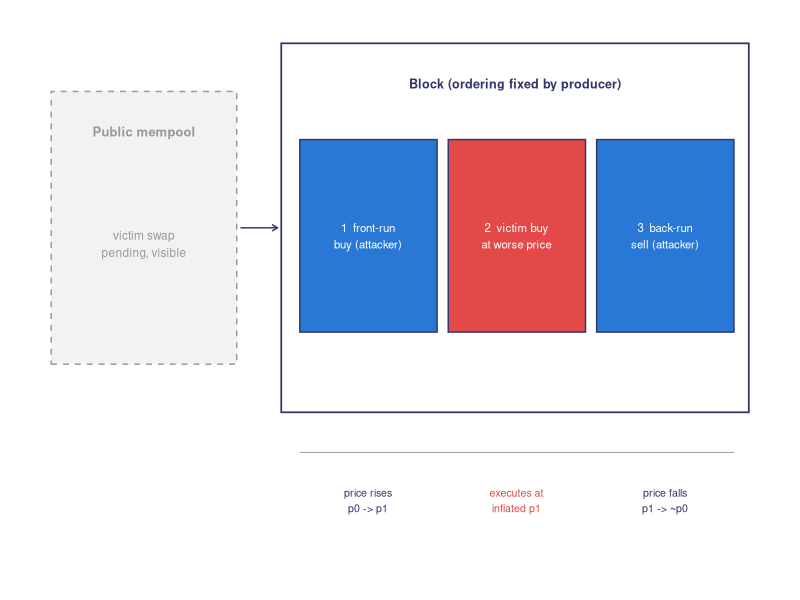
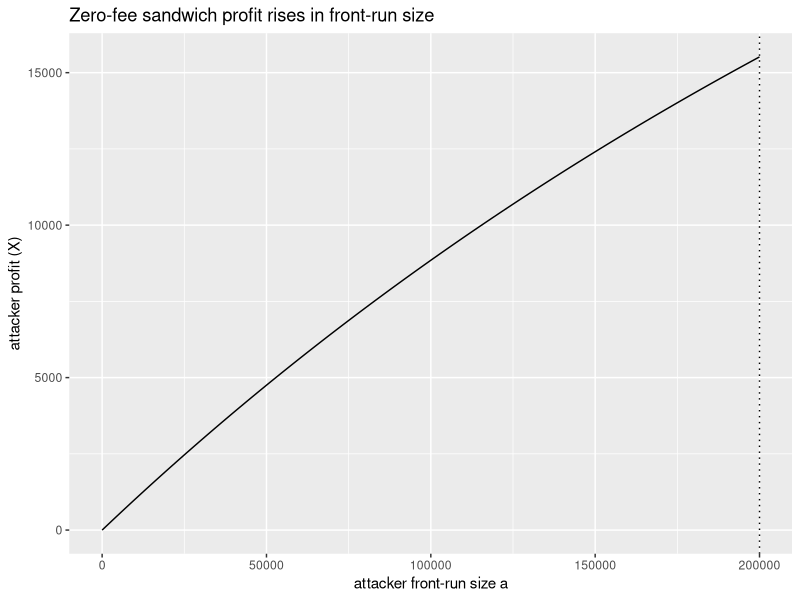
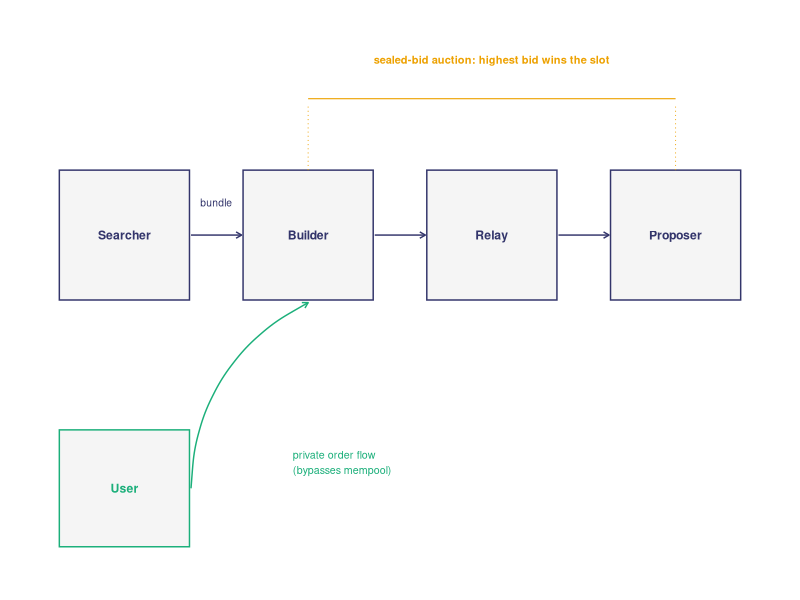
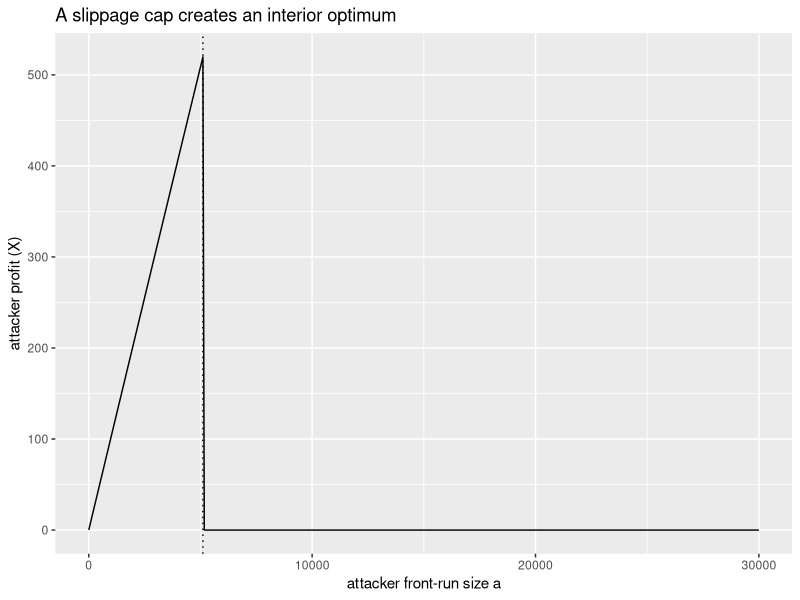
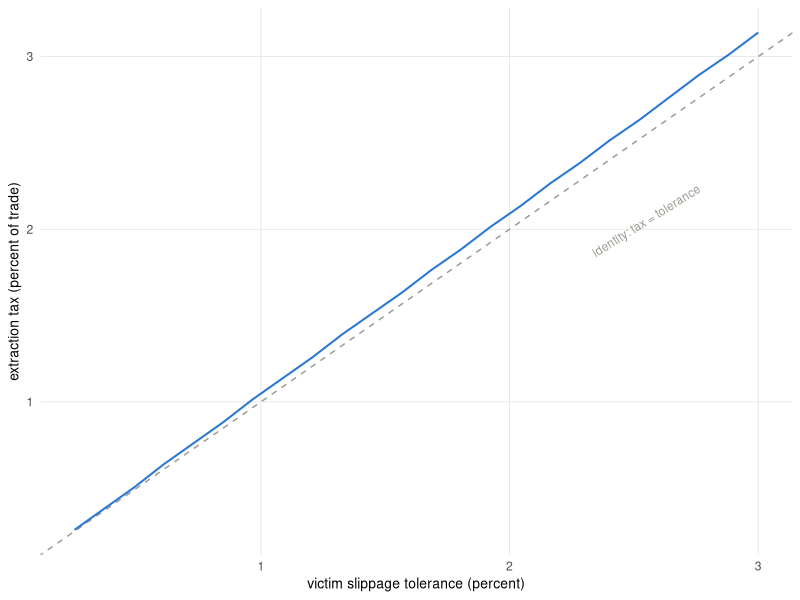

The R source for these figures, in order:
## ---- chunk 1
library(ggplot2)
library(dplyr)
library(tibble)

swap_x_for_y <- function(dx, Rx, Ry) {
  dy <- Ry * dx / (Rx + dx)
  list(dy = dy, Rx = Rx + dx, Ry = Ry - dy)
}
swap_y_for_x <- function(dy, Rx, Ry) {
  dx <- Rx * dy / (Ry + dy)
  list(dx = dx, Rx = Rx - dx, Ry = Ry + dy)
}
## ---- chunk 2
Rx <- 1e6; Ry <- 1.1e6            # pool prices X at 1.10
p_ext <- 1.00                     # external price of X

dx_star <- sqrt(Rx * Ry / p_ext) - Rx
after <- swap_x_for_y(dx_star, Rx, Ry)
arb_profit <- after$dy - dx_star * p_ext

c(trade = dx_star,
  pool_price_after = after$Ry / after$Rx,
  profit_Y = arb_profit)
## ---- chunk 3
#| label: fig-sandwich-timeline
#| fig-cap: 'The sandwich places the attacker on both sides of the
#|   victim within a single block, so the victim buys at a price the
#|   front-run has already inflated and the attacker unwinds the
#|   position immediately after.'
#| fig-width: 7
#| fig-height: 3
PAL <- c('#2a78d6', '#1baf7a', '#eda100', '#008300',
         '#4a3aa7', '#e34948', '#e87ba4', '#eb6834')
book_theme <- ggplot2::theme_minimal(base_size = 11) +
  ggplot2::theme(
    panel.grid.minor = ggplot2::element_blank(),
    panel.grid.major = ggplot2::element_line(
      linewidth = 0.25, colour = 'grey88'),
    axis.title = ggplot2::element_text(size = 10),
    legend.position = 'bottom')
ink <- '#33356b'; hit <- '#e34948'; ctx <- '#9a9a92'

ggplot() +
  annotate('rect', xmin = 0.2, xmax = 2.7, ymin = 2.9, ymax = 4.6,
           fill = 'grey95', colour = ctx, linewidth = 0.5,
           linetype = 2) +
  annotate('text', x = 1.45, y = 4.35, label = 'Public mempool',
           colour = ctx, size = 3.3, fontface = 'bold') +
  annotate('text', x = 1.45, y = 3.65,
           label = 'victim swap\npending, visible', colour = ctx,
           size = 3) +
  annotate('segment', x = 2.75, xend = 3.25, y = 3.75, yend = 3.75,
           colour = ink, arrow = arrow(length = unit(0.16, 'cm'))) +
  annotate('rect', xmin = 3.3, xmax = 9.6, ymin = 2.6, ymax = 4.9,
           fill = NA, colour = ink, linewidth = 0.6) +
  annotate('text', x = 6.45, y = 4.65,
           label = 'Block (ordering fixed by producer)', colour = ink,
           size = 3.2, fontface = 'bold') +
  annotate('rect', xmin = 3.55, xmax = 5.4, ymin = 3.1, ymax = 4.3,
           fill = PAL[1], colour = ink, linewidth = 0.5) +
  annotate('rect', xmin = 5.55, xmax = 7.4, ymin = 3.1, ymax = 4.3,
           fill = hit, colour = ink, linewidth = 0.5) +
  annotate('rect', xmin = 7.55, xmax = 9.4, ymin = 3.1, ymax = 4.3,
           fill = PAL[1], colour = ink, linewidth = 0.5) +
  annotate('text', x = 4.47, y = 3.7,
           label = '1  front-run\nbuy (attacker)', colour = 'white',
           size = 2.9) +
  annotate('text', x = 6.47, y = 3.7,
           label = '2  victim buy\nat worse price', colour = 'white',
           size = 2.9) +
  annotate('text', x = 8.47, y = 3.7,
           label = '3  back-run\nsell (attacker)', colour = 'white',
           size = 2.9) +
  annotate('segment', x = 3.55, xend = 9.4, y = 2.35, yend = 2.35,
           colour = ctx, linewidth = 0.3) +
  annotate('text', x = 4.47, y = 2.05, label = 'price rises\np0 -> p1',
           colour = ink, size = 2.7) +
  annotate('text', x = 6.47, y = 2.05,
           label = 'executes at\ninflated p1', colour = hit,
           size = 2.7) +
  annotate('text', x = 8.47, y = 2.05, label = 'price falls\np1 -> ~p0',
           colour = ink, size = 2.7) +
  coord_cartesian(xlim = c(0, 9.8), ylim = c(1.6, 5)) +
  theme_void()
## ---- chunk 4
sandwich_profit <- function(a, v, Rx, Ry) {
  s1 <- swap_x_for_y(a, Rx, Ry)          # attacker front-run buy
  s2 <- swap_x_for_y(v, s1$Rx, s1$Ry)    # victim buy at worse price
  s3 <- swap_y_for_x(s1$dy, s2$Rx, s2$Ry)  # attacker sells its Y back
  s3$dx - a
}

Rx <- 1e6; Ry <- 1e6; v <- 5e4
a_grid <- seq(1, 2e5, length.out = 400)
profit <- sapply(a_grid, sandwich_profit, v = v, Rx = Rx, Ry = Ry)
a_star <- a_grid[which.max(profit)]
c(optimal_a = a_star, max_profit = max(profit))
## ---- chunk 5
#| label: fig-sandwich
#| fig-cap: "Zero-fee sandwich profit against front-run size. The
#|   curve rises monotonically over the searched range; the reported
#|   optimum sits at the grid boundary, not at an interior peak."
ggplot(tibble(a = a_grid, profit = profit), aes(a, profit)) +
  geom_line() +
  geom_vline(xintercept = a_star, linetype = 3) +
  labs(x = 'attacker front-run size a', y = 'attacker profit (X)',
       title = 'Zero-fee sandwich profit rises in front-run size')
## ---- chunk 6
c(front_run_1e9 = sandwich_profit(1e9, v, Rx, Ry),
  victim_input = v)
## ---- chunk 7
#| label: fig-pbs-supply-chain
#| fig-cap: 'The proposer-builder separation supply chain routes each
#|   bundle from searcher to builder to relay to proposer, settling the
#|   ordering right in a sealed-bid auction, while private order flow
#|   lets a user reach the builder directly and never enter the public
#|   mempool.'
#| fig-width: 7
#| fig-height: 3.2
node_rect <- function(xmin, xmax, label, fill = 'grey96') {
  list(
    annotate('rect', xmin = xmin, xmax = xmax, ymin = 3.0, ymax = 4.0,
             fill = fill, colour = ink, linewidth = 0.5),
    annotate('text', x = (xmin + xmax) / 2, y = 3.5, label = label,
             colour = ink, size = 3.1, fontface = 'bold'))
}
flow_arr <- function(x, xend) {
  annotate('segment', x = x, xend = xend, y = 3.5, yend = 3.5,
           colour = ink, linewidth = 0.5,
           arrow = arrow(length = unit(0.16, 'cm')))
}
ggplot() +
  node_rect(0.3, 2.0, 'Searcher') +
  node_rect(2.7, 4.4, 'Builder') +
  node_rect(5.1, 6.8, 'Relay') +
  node_rect(7.5, 9.2, 'Proposer') +
  flow_arr(2.02, 2.68) + flow_arr(4.42, 5.08) +
  flow_arr(6.82, 7.48) +
  annotate('text', x = 2.35, y = 3.75, label = 'bundle', colour = ink,
           size = 2.6) +
  annotate('segment', x = 3.55, xend = 8.35, y = 4.55, yend = 4.55,
           colour = PAL[3], linewidth = 0.4) +
  annotate('text', x = 5.95, y = 4.85,
           label = 'sealed-bid auction: highest bid wins the slot',
           colour = PAL[3], size = 2.8, fontface = 'bold') +
  annotate('segment', x = 3.55, xend = 3.55, y = 4.0, yend = 4.5,
           colour = PAL[3], linewidth = 0.3, linetype = 3) +
  annotate('segment', x = 8.35, xend = 8.35, y = 4.0, yend = 4.5,
           colour = PAL[3], linewidth = 0.3, linetype = 3) +
  annotate('rect', xmin = 0.3, xmax = 2.0, ymin = 1.1, ymax = 2.0,
           fill = 'grey96', colour = PAL[2], linewidth = 0.5) +
  annotate('text', x = 1.15, y = 1.55, label = 'User', colour = PAL[2],
           size = 3.1, fontface = 'bold') +
  annotate('curve', x = 2.02, xend = 3.55, y = 1.55, yend = 2.98,
           colour = PAL[2], linewidth = 0.5, curvature = -0.3,
           arrow = arrow(length = unit(0.16, 'cm'))) +
  annotate('text', x = 3.35, y = 1.75,
           label = 'private order flow\n(bypasses mempool)',
           colour = PAL[2], size = 2.7, hjust = 0) +
  coord_cartesian(xlim = c(0, 9.5), ylim = c(0.9, 5.1)) +
  theme_void()
## ---- chunk 8
slip <- 0.01
fair_out <- swap_x_for_y(v, Rx, Ry)$dy
min_out <- (1 - slip) * fair_out

victim_reverts <- function(a) {
  after <- swap_x_for_y(a, Rx, Ry)
  swap_x_for_y(v, after$Rx, after$Ry)$dy < min_out
}

bounded_profit <- function(a) {
  if (victim_reverts(a)) 0 else sandwich_profit(a, v, Rx, Ry)
}

b_grid <- seq(1, 3e4, length.out = 500)
b_profit <- vapply(b_grid, bounded_profit, numeric(1))
b_star <- b_grid[which.max(b_profit)]

c(front_run = b_star,
  extracted = max(b_profit),
  tax_fraction = max(b_profit) / v)
## ---- chunk 9
#| label: fig-slippage
#| fig-cap: "Slippage-bounded sandwich profit. The attacker front-runs
#|   up to the point where the victim would revert, then profit
#|   collapses to zero. The dotted line marks the interior optimum
#|   set by the victim's one-percent slippage tolerance."
ggplot(tibble(a = b_grid, profit = b_profit), aes(a, profit)) +
  geom_line() +
  geom_vline(xintercept = b_star, linetype = 3) +
  labs(x = 'attacker front-run size a', y = 'attacker profit (X)',
       title = 'A slippage cap creates an interior optimum')
## ---- chunk 10
#| label: fig-slippage-tax
#| fig-cap: 'Under a binding slippage limit the extraction tax tracks
#|   the victim tolerance almost exactly, sitting just above the
#|   identity line across the common range of wallet defaults.'
#| fig-width: 6
#| fig-height: 3.6
a_search <- seq(1, 3e4, length.out = 500)
tax_frac <- function(s) {
  floor_out <- (1 - s) * swap_x_for_y(v, Rx, Ry)$dy
  prof <- vapply(a_search, function(a) {
    after <- swap_x_for_y(a, Rx, Ry)
    got <- swap_x_for_y(v, after$Rx, after$Ry)$dy
    if (got < floor_out) 0 else sandwich_profit(a, v, Rx, Ry)
  }, numeric(1))
  max(prof) / v
}
tol_grid <- seq(0.0025, 0.03, length.out = 24)
tax_df <- tibble(tol = tol_grid,
                 tax = vapply(tol_grid, tax_frac, numeric(1)))

ggplot(tax_df, aes(tol * 100, tax * 100)) +
  geom_abline(slope = 1, intercept = 0, linetype = 2,
              colour = '#9a9a92') +
  geom_line(colour = PAL[1], linewidth = 0.7) +
  annotate('text', x = 2.55, y = 2.05,
           label = 'identity: tax = tolerance', colour = '#9a9a92',
           size = 3, angle = 32) +
  labs(x = 'victim slippage tolerance (percent)',
       y = 'extraction tax (percent of trade)') +
  book_theme
## ---- chunk 11
extract_max <- function(depth) {
  fair <- swap_x_for_y(v, depth, depth)$dy
  floor_out <- (1 - slip) * fair
  prof <- vapply(b_grid, function(a) {
    after <- swap_x_for_y(a, depth, depth)
    got <- swap_x_for_y(v, after$Rx, after$Ry)$dy
    if (got < floor_out) 0 else sandwich_profit(a, v, depth, depth)
  }, numeric(1))
  max(prof)
}

tibble(depth = c(2.5e5, 5e5, 1e6, 2e6, 4e6)) |>
  mutate(max_extract = vapply(depth, extract_max, numeric(1)))
